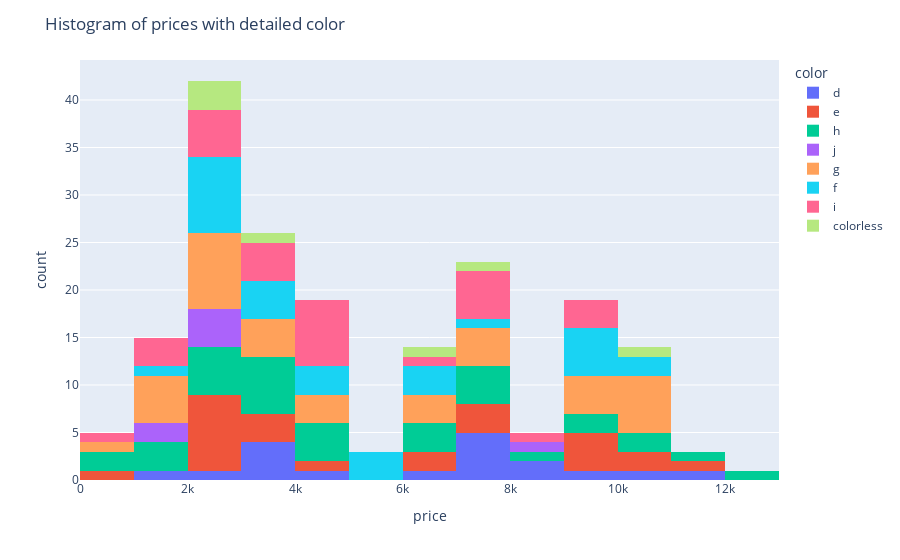

This figure's notebook cell:
### Code cell
stones = stones[stones.price<50000]
fig = px.histogram(stones, x='price', color='color')
fig.update_layout({"title":'Histogram of prices with detailed color'})
fig.show()

### Figure 1 — Plotly figure (JSON) as saved in the notebook; plotly's stock layout.template omitted (floating-point values rounded to 4 significant figures)
{"data": [{"alignmentgroup": "True", "bingroup": "x", "hovertemplate": "color=d<br>price=%{x}<br>count=%{y}<extra></extra>", "legendgroup": "d", "marker": {"color": "#636efa", "pattern": {"shape": ""}}, "name": "d", "offsetgroup": "d", "orientation": "v", "showlegend": true, "type": "histogram", "x": [3000, 3100, 11000, 7700, 9400, 7300, 1200, 8100, 3700, 4000, 2800, 7800, 3600, 8000, 7900, 6500, 10400, 7100], "xaxis": "x", "yaxis": "y"}, {"alignmentgroup": "True", "bingroup": "x", "hovertemplate": "color=e<br>price=%{x}<br>count=%{y}<extra></extra>", "legendgroup": "e", "marker": {"color": "#EF553B", "pattern": {"shape": ""}}, "name": "e", "offsetgroup": "e", "orientation": "v", "showlegend": true, "type": "histogram", "x": [4500, 9200, 800, 9300, 2700, 2900, 2500, 10200, 2600, 6500, 3000, 3400, 11500, 7700, 2900, 2600, 9500, 7800, 9300, 3300, 10700, 2500, 2900, 7700, 6300], "xaxis": "x", "yaxis": "y"}, {"alignmentgroup": "True", "bingroup": "x", "hovertemplate": "color=h<br>price=%{x}<br>count=%{y}<extra></extra>", "legendgroup": "h", "marker": {"color": "#00cc96", "pattern": {"shape": ""}}, "name": "h", "offsetgroup": "h", "orientation": "v", "showlegend": true, "type": "histogram", "x": [700, 1800, 2200, 500, 2600, 1500, 11200, 2100, 4600, 7900, 9900, 7100, 9200, 1500, 3100, 4200, 3000, 3600, 6800, 6300, 10200, 2600, 3100, 7900, 6500, 12000, 4400, 3600, 3100, 8100, 4900, 7900, 2000, 10400], "xaxis": "x", "yaxis": "y"}, {"alignmentgroup": "True", "bingroup": "x", "hovertemplate": "color=j<br>price=%{x}<br>count=%{y}<extra></extra>", "legendgroup": "j", "marker": {"color": "#ab63fa", "pattern": {"shape": ""}}, "name": "j", "offsetgroup": "j", "orientation": "v", "showlegend": true, "type": "histogram", "x": [2400, 2000, 2500, 8500, 2600, 1400, 1800], "xaxis": "x", "yaxis": "y"}, {"alignmentgroup": "True", "bingroup": "x", "hovertemplate": "color=g<br>price=%{x}<br>count=%{y}<extra></extra>", "legendgroup": "g", "marker": {"color": "#FFA15A", "pattern": {"shape": ""}}, "name": "g", "offsetgroup": "g", "orientation": "v", "showlegend": true, "type": "histogram", "x": [4200, 1400, 2300, 10500, 1300, 1600, 2800, 2200, 1400, 3800, 9800, 900, 2300, 3500, 1900, 2600, 10300, 6800, 9300, 10100, 7200, 4300, 3400, 2300, 10100, 6900, 4000, 7400, 2600, 3500, 2400, 6900, 10500, 9900, 10100, 9800, 7100, 7500], "xaxis": "x", "yaxis": "y"}, {"alignmentgroup": "True", "bingroup": "x", "hovertemplate": "color=f<br>price=%{x}<br>count=%{y}<extra></extra>", "legendgroup": "f", "marker": {"color": "#19d3f3", "pattern": {"shape": ""}}, "name": "f", "offsetgroup": "f", "orientation": "v", "showlegend": true, "type": "histogram", "x": [1500, 7500, 6000, 10800, 2700, 5900, 9500, 9900, 5000, 3100, 4700, 3200, 2300, 2500, 5900, 2700, 4600, 2100, 6400, 2400, 9600, 2100, 10100, 4600, 9400, 6600, 3300, 9200, 3400, 2300], "xaxis": "x", "yaxis": "y"}, {"alignmentgroup": "True", "bingroup": "x", "hovertemplate": "color=i<br>price=%{x}<br>count=%{y}<extra></extra>", "legendgroup": "i", "marker": {"color": "#FF6692", "pattern": {"shape": ""}}, "name": "i", "offsetgroup": "i", "orientation": "v", "showlegend": true, "type": "histogram", "x": [3400, 1700, 4800, 600, 1700, 9600, 1100, 2200, 6700, 4100, 4400, 3300, 9800, 7400, 7600, 2800, 3200, 4500, 7700, 4300, 4100, 3200, 8000, 2200, 7900, 2500, 7600, 4200, 2100, 9900], "xaxis": "x", "yaxis": "y"}, {"alignmentgroup": "True", "bingroup": "x", "hovertemplate": "color=colorless<br>price=%{x}<br>count=%{y}<extra></extra>", "legendgroup": "colorless", "marker": {"color": "#B6E880", "pattern": {"shape": ""}}, "name": "colorless", "offsetgroup": "colorless", "orientation": "v", "showlegend": true, "type": "histogram", "x": [2900, 3300, 6600, 2400, 7300, 2200, 10300], "xaxis": "x", "yaxis": "y"}], "layout": {"barmode": "relative", "legend": {"title": {"text": "color"}, "tracegroupgap": 0}, "margin": {"t": 60}, "title": {"text": "Histogram of prices with detailed color"}, "xaxis": {"anchor": "y", "domain": [0, 1], "title": {"text": "price"}}, "yaxis": {"anchor": "x", "domain": [0, 1], "title": {"text": "count"}}}}
